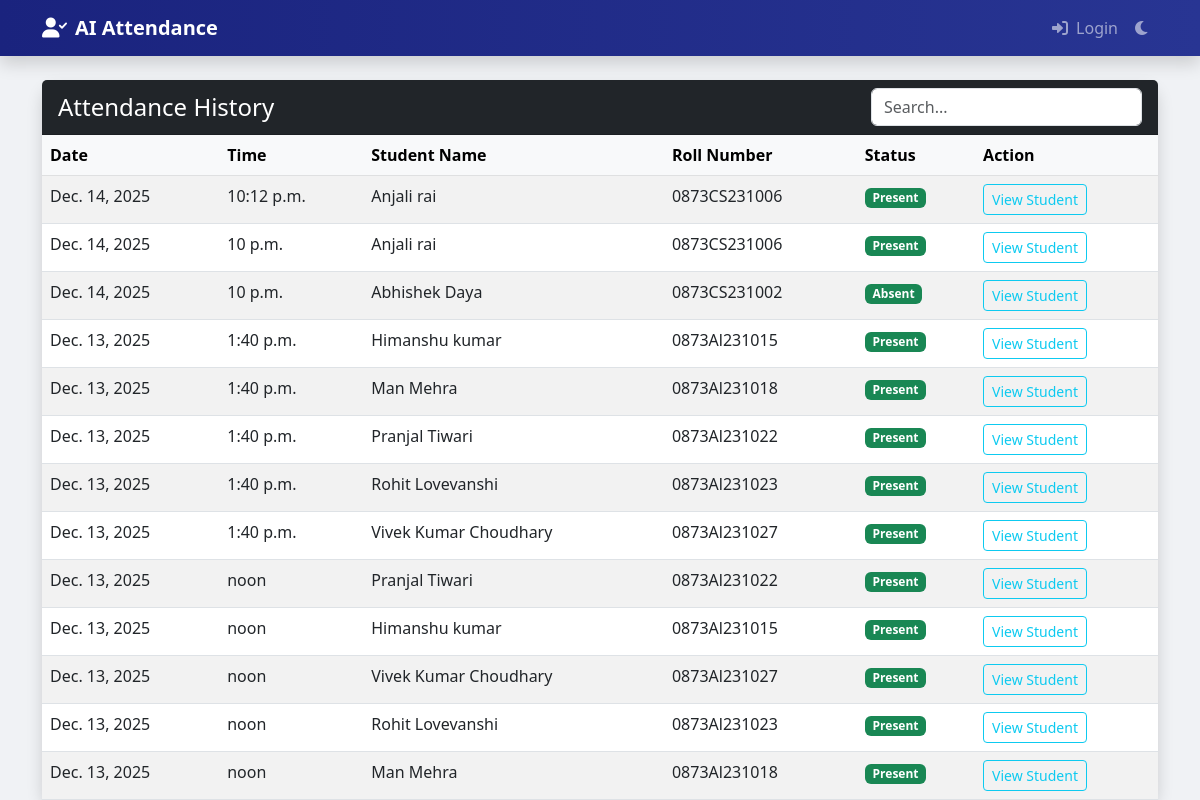
The app's page /core/attendance_list/, older data.
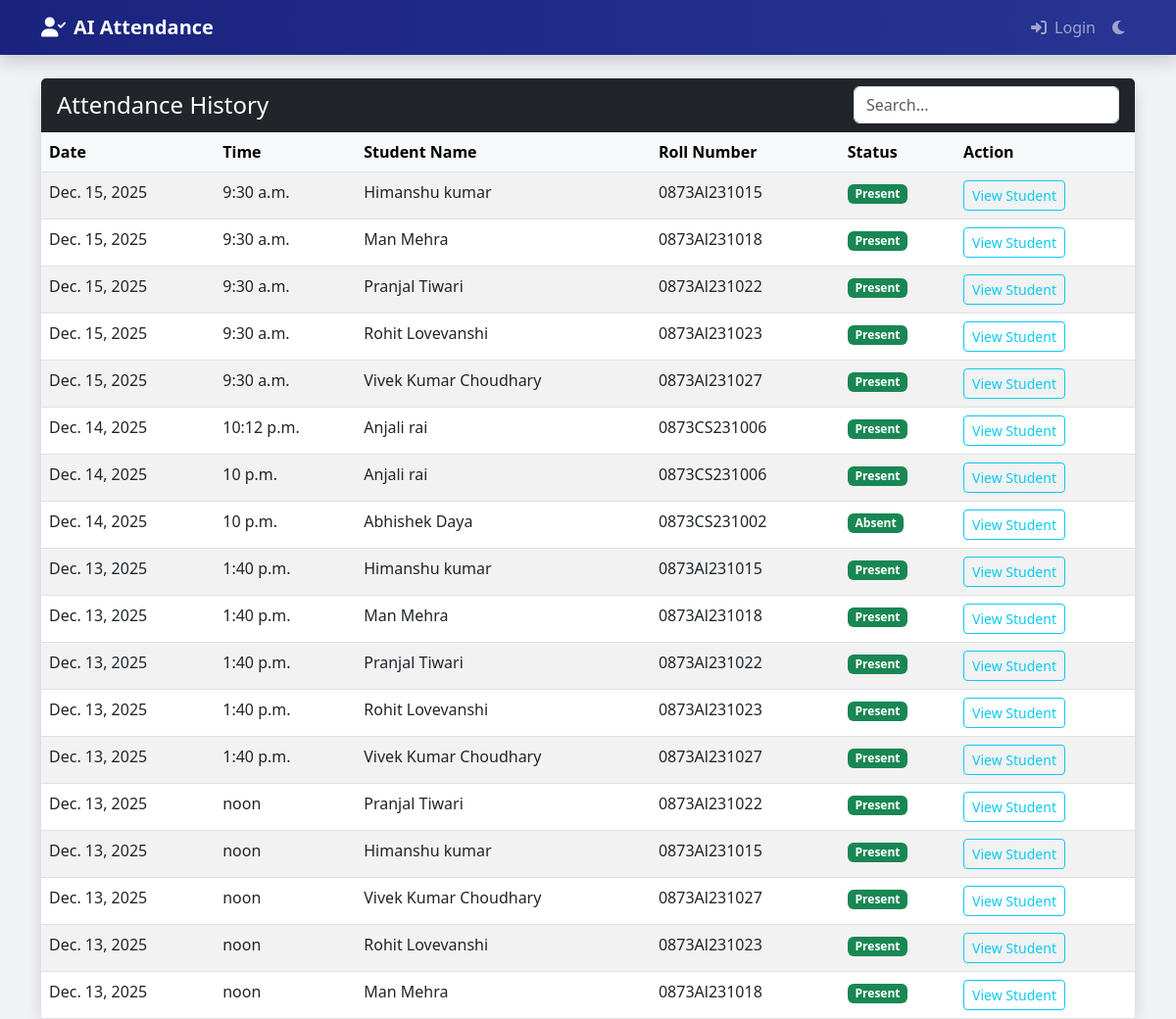
The same page, newer data.
### core/models.py (models this page shows, shortened)
class AttendanceRecord(models.Model):
    student = models.ForeignKey(Student, on_delete=models.CASCADE)
    date = models.DateField(default=datetime.date.today)
    time = models.TimeField(default=datetime.datetime.now)
    status = models.CharField(max_length=20, default='Present')
    subject = models.CharField(max_length=100, null=True, blank=True)
    class Meta:
        ordering = ['-date', '-time']

class Student(models.Model):
    user = models.OneToOneField(User, on_delete=models.CASCADE, null=True, blank=True)
    name = models.CharField(max_length=100)
    roll_number = models.CharField(max_length=20, unique=True)
    email = models.EmailField(max_length=100, null=True, blank=True)
    phone_number = models.CharField(max_length=15, null=True, blank=True)
    address = models.TextField(null=True, blank=True)
    date_of_birth = models.DateField(null=True, blank=True)
    department = models.CharField(max_length=100, null=True, blank=True)
    year = models.CharField(max_length=10, null=True, blank=True)
    section = models.CharField(max_length=10, null=True, blank=True)
    plain_password = models.CharField(max_length=128, null=True, blank=True)  # For display purposes only
    created_at = models.DateTimeField(auto_now_add=True)

### core/views.py (the view)
# urls.py: path('attendance_list/', views.attendance_list, name='attendance_list'),
def attendance_list(request):
    records = AttendanceRecord.objects.all().order_by('-date', '-time')
    return render(request, 'attendance_list.html', {'records': records})

### templates/attendance_list.html (shortened to what this page needs)
{% extends 'base.html' %}
{% block content %}
<div class="card shadow">
    <div class="card-header bg-dark text-white d-flex justify-content-between align-items-center">
        <h4 class="mb-0">Attendance History</h4>
        <input type="text" id="searchInput" class="form-control w-25" placeholder="Search...">
    </div>
    <div class="card-body p-0">
        <div class="table-responsive">
            <table class="table table-hover table-striped mb-0">
                <thead class="table-light">
                    <tr>
                        <th>Date</th>
                        <th>Time</th>
                        <th>Student Name</th>
                        <th>Roll Number</th>
                        <th>Status</th>
                        <th>Action</th>
                    </tr>
                </thead>
                <tbody id="attendanceTable">
                    {% for record in records %}
                    <tr>
                        <td>{{ record.date }}</td>
                        <td>{{ record.time }}</td>
                        <td>{{ record.student.name }}</td>
                        <td>{{ record.student.roll_number }}</td>
                        <td><span class="badge bg-success">{{ record.status }}</span></td>
                        <td>
                            <a href="{% url 'student_attendance' record.student.id %}"
                                class="btn btn-sm btn-outline-info">View Student</a>
                        </td>
                    </tr>
                    {% empty %}
                    <tr>
                        <td colspan="6" class="text-center py-4">No attendance records found.</td>
                    </tr>
                    {% endfor %}
                </tbody>
            </table>
        </div>
    </div>
</div>
{% endblock %}

### templates/base.html (shortened to what this page needs)
<!DOCTYPE html>
<html lang="en">
<head>
    <link href="https://cdn.jsdelivr.net/npm/bootstrap@5.3.0/dist/css/bootstrap.min.css" rel="stylesheet">
    <link rel="stylesheet" href="https://cdnjs.cloudflare.com/ajax/libs/font-awesome/6.0.0/css/all.min.css">
</head>
<body>
    <nav class="navbar navbar-expand-lg navbar-dark mb-4 shadow">
        <div class="container">
            <a class="navbar-brand fw-bold" href="{% url 'index' %}"><i class="fas fa-user-check me-2"></i>AI
                Attendance</a>
            <div class="collapse navbar-collapse" id="navbarNav">
                <ul class="navbar-nav ms-auto">
                    {% if user.is_authenticated %}
                    {% if user.is_staff %}
                    {% if user.is_superuser %}
                    <li class="nav-item"><a class="nav-link" href="{% url 'admin_dashboard' %}">Dashboard</a></li>
                    {% else %}
                    <li class="nav-item"><a class="nav-link" href="{% url 'teacher_dashboard' %}">Dashboard</a></li>
                    <li class="nav-item"><a class="nav-link" href="{% url 'profile' %}">Profile</a></li>
                    <li class="nav-item"><a class="nav-link" href="{% url 'manage_students' %}">Student Attendance</a>
                    </li>
                    {% endif %}
                    {% if user.is_superuser %}
                    <li class="nav-item"><a class="nav-link" href="{% url 'manage_students' %}">Manage Students</a></li>
                    {% endif %}
                    <li class="nav-item"><a class="nav-link" href="{% url 'upload_attendance' %}">Take Attendance</a>
                    </li>
                    <li class="nav-item"><a class="nav-link" href="{% url 'attendance_list' %}">History</a></li>
                    {% else %}
                    <li class="nav-item"><a class="nav-link" href="{% url 'student_dashboard' %}">Dashboard</a></li>
                    {% endif %}
                    <li class="nav-item dropdown">
                        <a class="nav-link dropdown-toggle" href="#" id="navbarDropdown" role="button"
                            data-bs-toggle="dropdown" aria-expanded="false">
                            <i class="fas fa-user-circle me-1"></i> {{ user.username }}
                        </a>
                        <ul class="dropdown-menu dropdown-menu-end" aria-labelledby="navbarDropdown">
                            <li>
                                <a class="dropdown-item" href="{% url 'logout' %}">
                                    <i class="fas fa-sign-out-alt me-2"></i>Logout
                                </a>
                            </li>
                        </ul>
                    </li>
                    {% else %}
                    <li class="nav-item"><a class="nav-link" href="{% url 'login' %}"><i
                                class="fas fa-sign-in-alt me-1"></i> Login</a></li>
                    {% endif %}
                    <li class="nav-item">
                        <button class="btn nav-link" id="darkModeToggle" title="Toggle Dark Mode">
                            <i class="fas fa-moon"></i>
                        </button>
                    </li>
                </ul>
            </div>
        </div>
    </nav>
    <div class="container">
        {% block content %}{% endblock %}
    </div>
</body>
</html>

### templates/base.html (style rules this page uses)
body { background-color: #f0f2f5; font-family: 'Segoe UI', Tahoma, Geneva, Verdana, sans-serif; }
.navbar { background: linear-gradient(90deg, #1a237e, #283593); }
.card { border-radius: 15px; border: none; transition: transform 0.3s; }

Row changes from the older to the newer data that the page shows:
added AttendanceRecord: date "Dec. 15, 2025", time "9:30 a.m.", student.name "Himanshu kumar", student.roll_number "0873Al231015", status "Present"
added AttendanceRecord: date "Dec. 15, 2025", time "9:30 a.m.", student.name "Man Mehra", student.roll_number "0873Al231018", status "Present"
added AttendanceRecord: date "Dec. 15, 2025", time "9:30 a.m.", student.name "Pranjal Tiwari", student.roll_number "0873Al231022", status "Present"
added AttendanceRecord: date "Dec. 15, 2025", time "9:30 a.m.", student.name "Rohit Lovevanshi", student.roll_number "0873Al231023", status "Present"
added AttendanceRecord: date "Dec. 15, 2025", time "9:30 a.m.", student.name "Vivek Kumar Choudhary", student.roll_number "0873Al231027", status "Present"
